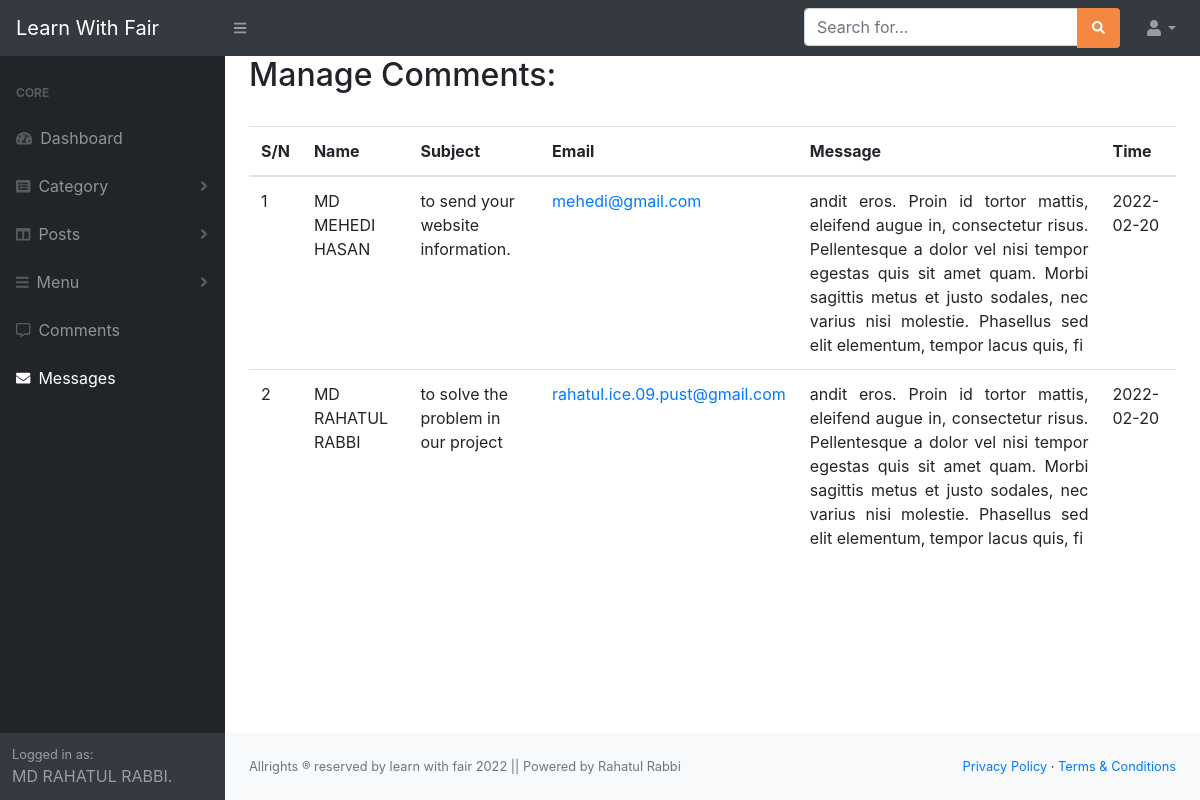
The page /blog/admin/manage_message.php (signed in) on the database its author committed.
### tables this page shows
CREATE TABLE `message_info` (
  `message_id` int(255) NOT NULL,
  `message_name` text NOT NULL,
  `message_email` varchar(50) NOT NULL,
  `message_subject` varchar(100) NOT NULL,
  `message_content` varchar(255) NOT NULL,
  `message_date` date NOT NULL
);

### blog/admin/manage_message.php (called while the page is built, shortened)
<?php
include 'template.php';
?>

### blog/admin/class/function.php (called while the page is built, shortened)
<?php
class blogProject {
    private $conn;
    public function __CONSTRUCT() {
        $bdhost     = "localhost";
        $dbuser     = "root";
        $dbpassword = "";
        $dbname     = "blog_project";
        $this->conn = mysqli_connect( $bdhost, $dbuser, $dbpassword, $dbname );
    }
    public function display_message() {
        $display_message_query      = "SELECT * FROM message_info ORDER BY message_id DESC";
        $return_display_content_mgs = mysqli_query( $this->conn, $display_message_query );
        if ( isset( $return_display_content_mgs ) ) {
            return $return_display_content_mgs;
        } else {
            die( "Data is not found!!" );
        }
    }
}

### blog/admin/view/manage_message_view.php (the view, shortened to what this page needs)
<?php
$message_data = $obj->display_message();
?>
<h2>Manage Comments:</h2><br>
<table class="table">
    <thead>
        <tr>
            <th>S/N</th>
            <th>Name</th>
            <th>Subject</th>
            <th>Email</th>
            <th>Message</th>
            <th>Time</th>
        </tr>
    </thead>
    <tbody>
        <?php $count = 1;while ( $info = mysqli_fetch_assoc( $message_data ) ) {?>
        <tr>
            <td><?php echo $count++; ?></td>
            <td><?php echo $info['message_name']; ?></td>
            <td><?php echo $info['message_subject']; ?></td>
            <td><a href="mailto:<?php echo $info['message_email']; ?>"><?php echo $info['message_email']; ?></a></td>
            <td style="text-align:justify;"><?php echo $info['message_content']; ?></td>
            <td><?php echo $info['message_date']; ?></td>
        </tr>
        <?php }?>
    </tbody>
</table>

### rows shown on the page
message_info: message_name "MD MEHEDI HASAN", message_subject "to send your website information.", message_email "mehedi@gmail.com", message_content "andit eros. Proin id tortor mattis, eleifend augue in, consectetur risus. Pellentesque a dolor vel nisi tempor egestas quis sit amet quam. Morbi sagittis metus et justo sodales, nec varius nisi molestie. Phasellus sed elit elementum, tempor lacus quis, fi", message_date "2022-02-20"
message_info: message_name "MD RAHATUL RABBI", message_subject "to solve the problem in our project", message_email "rahatul.ice.09.pust@gmail.com", message_content "andit eros. Proin id tortor mattis, eleifend augue in, consectetur risus. Pellentesque a dolor vel nisi tempor egestas quis sit amet quam. Morbi sagittis metus et justo sodales, nec varius nisi molestie. Phasellus sed elit elementum, tempor lacus quis, fi", message_date "2022-02-20"
